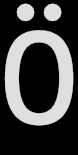
#> input picture .Projects/screener/Data/Characters/103.png, 78 x 155 px, given in place of 0.png, which was not available
$ python image_editor.py
#> lines starting #> are read from the running program, lines starting #| are printed output that depends on the picture; after the words box and inside, x2 and y2 are one past the last pixel; in counts of white or black regions, pixels touching at a corner belong together; pictures that were not available may be replaced by others from this repository, and a replacement may not be noted
from time import time as now
from time import sleep as wait_seconds
import colorama
import os
import numpy as np
import cv2
from PIL.ImageGrab import grab as take_screenshot
from sys import stdout
from PIL import Image


if __name__ == '__main__' :
    os.system('mkdir New_Data')

    for i in range(108):
        img = Image.open(f'./.Projects/screener/Data/Characters/{i}.png')
#> img is the input picture: PIL image 78x155 L; min 0, max 223, mean 66

        img_array = np.array(img)

        mask = img_array == 0
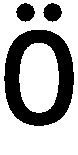
#> mask: shape (155, 78) bool; 68.9% white; 3 black regions, box (x1, y1, x2, y2) and area: (4, 30, 74, 126) 3244, (16, 3, 35, 22) 259, (43, 3, 62, 22) 259
        alpha = np.uint8(np.invert(mask) * 255)
        img_array = np.dstack([img_array, alpha])

        edited_img = Image.fromarray(img_array, mode="LA")
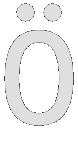
#> edited_img: PIL image 78x155 LA; mean R, G, B, A 66, 66, 66, 79.3; transparent parts drawn white

        edited_img.save(f'./New_Data/{i}.png')
#> pass 2 of the loop `for i in range(108):`:
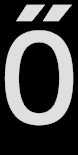
#> input picture .Projects/screener/Data/Characters/104.png, 78 x 155 px, given in place of 1.png, which was not available
#> img is the input picture: PIL image 78x155 L; min 0, max 223, mean 68
#> `mask = img_array == 0`:
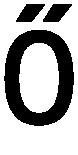
#> mask: shape (155, 78) bool; 67.7% white; 3 black regions, box (x1, y1, x2, y2) and area: (4, 30, 74, 126) 3246, (43, 4, 72, 22) 328, (16, 4, 45, 22) 326
#> `edited_img = Image.fromarray(img_array, mode="LA")`:
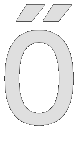
#> edited_img: PIL image 78x155 LA; mean R, G, B, A 68, 68, 68, 82.3; transparent parts drawn white
#> (the run stopped early here; a loop or call above may not have finished)
